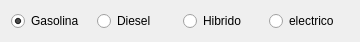
     <widget class="QWidget" name="layoutWidget">
      <property name="geometry">
       <rect>
        <x>200</x>
        <y>190</y>
        <width>340</width>
        <height>22</height>
       </rect>
      </property>
      <layout class="QHBoxLayout" name="horizontalLayout_4">
       <item>
        <widget class="QRadioButton" name="rbtGasolina">
         <property name="sizePolicy">
          <sizepolicy hsizetype="Minimum" vsizetype="Fixed">
           <horstretch>80</horstretch>
           <verstretch>20</verstretch>
          </sizepolicy>
         </property>
         <property name="minimumSize">
          <size>
           <width>80</width>
           <height>20</height>
          </size>
         </property>
         <property name="maximumSize">
          <size>
           <width>80</width>
           <height>20</height>
          </size>
         </property>
         <property name="text">
          <string>Gasolina</string>
         </property>
         <property name="checked">
          <bool>true</bool>
         </property>
        </widget>
       </item>
       <item>
        <widget class="QRadioButton" name="rbtDiesel">
         <property name="minimumSize">
          <size>
           <width>80</width>
           <height>20</height>
          </size>
         </property>
         <property name="maximumSize">
          <size>
           <width>80</width>
           <height>20</height>
          </size>
         </property>
         <property name="text">
          <string>Diesel</string>
         </property>
        </widget>
       </item>
       <item>
        <widget class="QRadioButton" name="rbtHibrido">
         <property name="minimumSize">
          <size>
           <width>80</width>
           <height>20</height>
          </size>
         </property>
         <property name="maximumSize">
          <size>
           <width>80</width>
           <height>20</height>
          </size>
         </property>
         <property name="text">
          <string>Hibrido</string>
         </property>
        </widget>
       </item>
       <item>
        <widget class="QRadioButton" name="rbtElt">
         <property name="minimumSize">
          <size>
           <width>80</width>
           <height>20</height>
          </size>
         </property>
         <property name="maximumSize">
          <size>
           <width>80</width>
           <height>20</height>
          </size>
         </property>
         <property name="text">
          <string>electrico</string>
         </property>
        </widget>
       </item>
      </layout>
     </widget>
